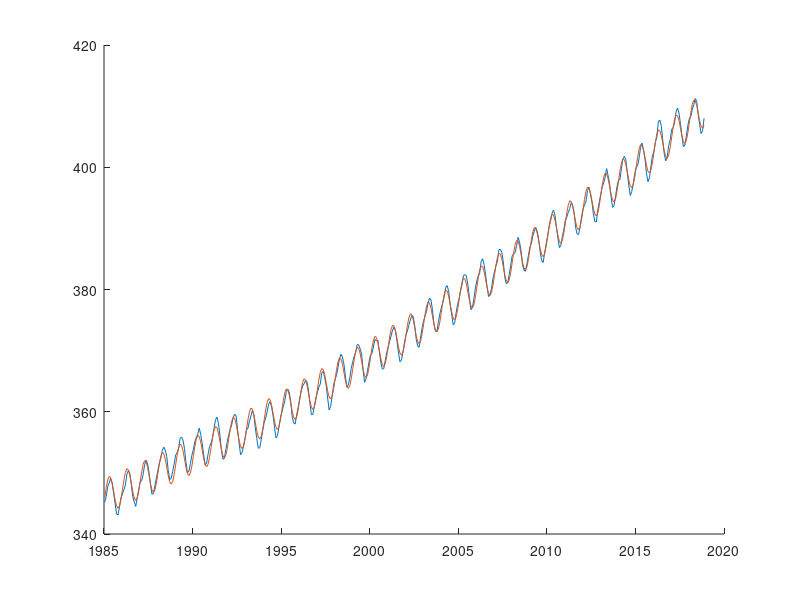

Here is the MATLAB script that generated this plot:
% extract information from file
fid = fopen('maunaloa.txt');
tline = fgetl(fid);
x = zeros(1,1);
y = zeros(1,1);
while ischar(tline)
  dat = sscanf(tline, '%f');
  x = [x; dat(3)];
  y = [y; dat(4)];
  tline = fgetl(fid);
end
n = length(x);
x = x(2:n, :);
y = y(2:n, :);
n = n-1;
fclose(fid);

% construct matrix A for function
% f = @(x) a + b*x + c*x^2 + d*sin(2*pi*x) + e*cos(2*pi*x)
A = ones(n, 5);
for i = 1:n
  A(i,2) = x(i);
  A(i,3) = x(i)^2;
  A(i,4) = sin(2*pi*x(i));
  A(i,5) = cos(2*pi*x(i));
end

% r = [a;b;c;d;e]
r = (A' * A)\(A' * y);

%risanje
hold on
plot(x,y);

f = @(x) r(1) + r(2)*x + r(3)*x^2 + r(4)*sin(2*pi*x) + r(5)*cos(2*pi*x);
fx = zeros(1, n);
for i = 1:n
  fx(i) = f(x(i));
end
plot(x,fx);
hold off